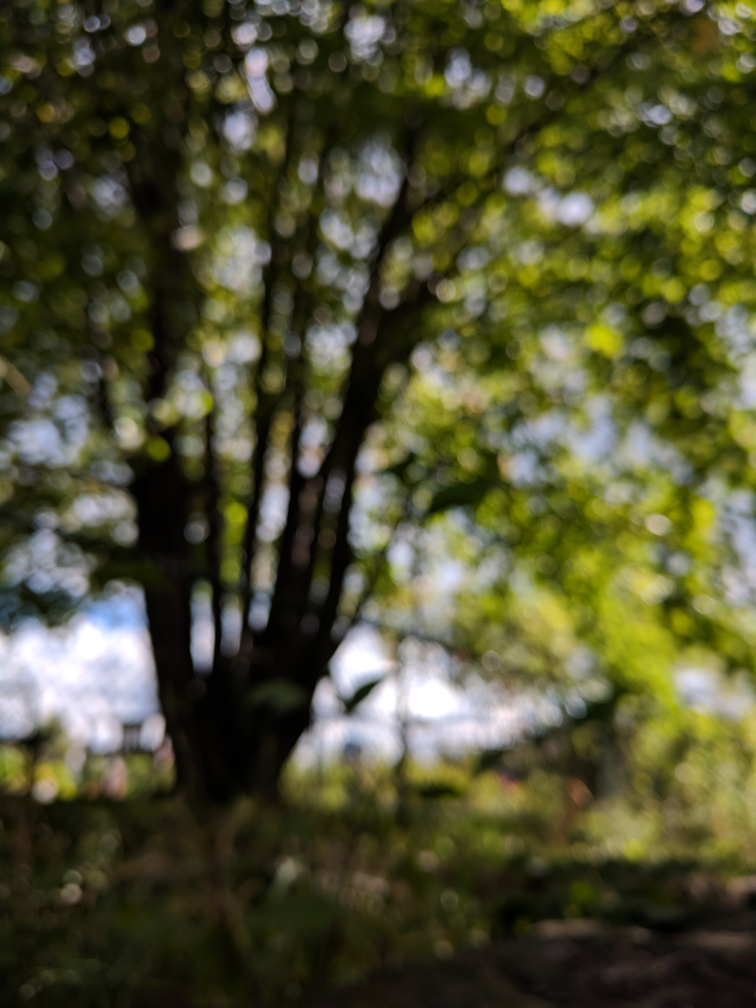
#> input picture images/IMG_20180928_142208.jpg, 3024 x 4032 px (shown at 1/4 size)
$ python -i image_tools.py   (imports and definitions only)   (older library calls are emulated)
#> lines starting #> are read from the running program, lines starting #| are printed output that depends on the picture
import cv2
import numpy as np
from PIL import Image


# simple TMO (Schlick 1994)
# [7 lines left out: function desaturated_color_to_lum_ratios, not called in this run]


def normalize_array(a):
    b = a - np.min(a)
    if abs(b.max()) > 1e-6:
        b /= b.max()
    return b


def resize_keep_aspect_ratio(img, resolution=(1080, 1920), zoom=False):
    h1, w1 = resolution
    h, w = img.shape[:2]
    has_color = len(img.shape) > 2

    resize_factor_h = h1 / h
    resize_factor_w = w1 / w

    by_h = (resize_factor_w > resize_factor_h) if not zoom else (resize_factor_w < resize_factor_h)
    resize_w = int(w * resize_factor_h) if by_h else int(w1)
    resize_h = int(h1) if by_h else int(h * resize_factor_w)

    img_r_aspect = resize(img, resize_w, resize_h)
    img_r_aspect = normalize_array(img_r_aspect)

    h_r, w_r = img_r_aspect.shape[:2]

    h_offset = max(0, int(((h1 - h_r) if not zoom else (h_r - h1)) / 2))
    w_offset = max(0, int(((w1 - w_r) if not zoom else (w_r - w1)) / 2))

    if zoom:
        return img_r_aspect[h_offset: h1 + h_offset, w_offset: w1 + w_offset]
    else:
        img_r = np.zeros((h1, w1, 3) if has_color else (h1, w1))
        img_r[h_offset: h_offset + h_r, w_offset: w_offset + w_r] = img_r_aspect
        return img_r


# [34 lines left out: functions crop_img, resize_if_bigger_than, not called in this run]


def resize_resolution(img, resolution):
    return cv2.resize(img, resolution, interpolation=cv2.INTER_CUBIC)


def resize(img, rescale_p1, rescale_p2=None):
    if rescale_p2 is None:
        return cv2.resize(img, (0, 0), fx=rescale_p1, fy=rescale_p1, interpolation=cv2.INTER_CUBIC)
    return cv2.resize(img, (rescale_p1, rescale_p2), interpolation=cv2.INTER_CUBIC)


def file_path(name, path):
    return "{}/{}".format(path, name)


# [126 lines left out: functions imwrite, imread_unknown_extension, imread, img2array, get_window, loop_display and 1 more, not called in this run]

>>> import cv2
>>> picture = cv2.imread('../../images/IMG_20180928_142208.jpg', cv2.IMREAD_GRAYSCALE)
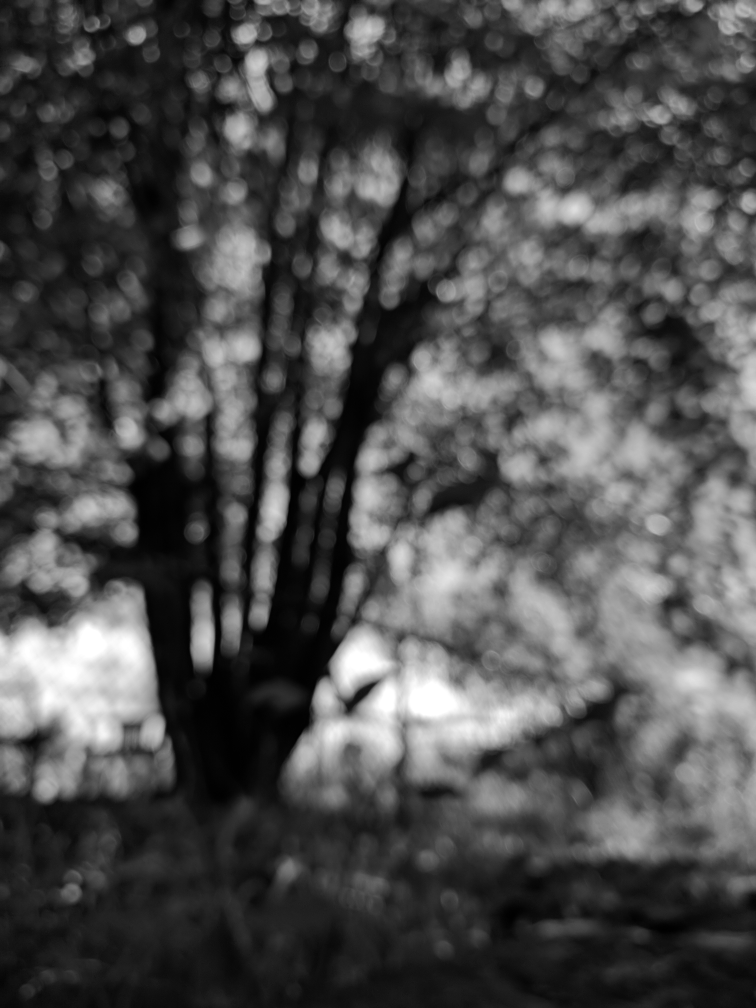
#> picture: shape (4032, 3024) (shown at 1/4 size); min 0, max 255, mean 77.6
>>> result = resize_keep_aspect_ratio(picture)
#> in resize, `return cv2.resize(img, (rescale_p1, rescale_p2), interpolation=cv2.INT..`:
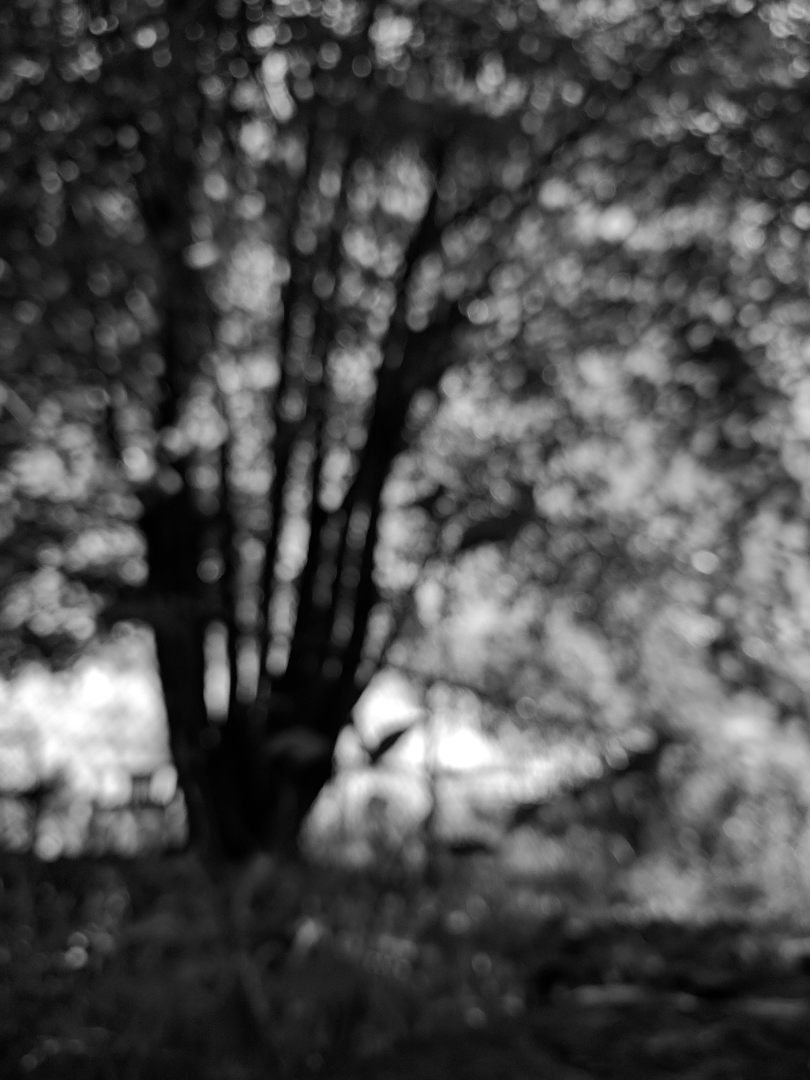
#> returned value: shape (1080, 810); min 0, max 255, mean 77.6
#> (the run stopped early here; a loop or call above may not have finished)

$ run again, on images/airport_inside_0549_crop.jpg
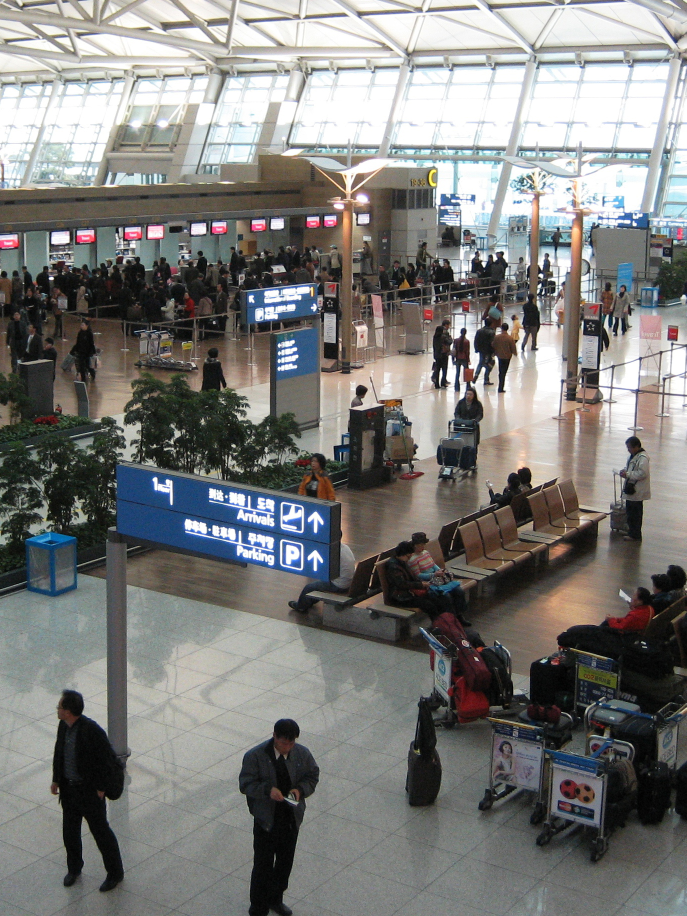
#> input picture images/airport_inside_0549_crop.jpg, 1373 x 1832 px (shown at 1/2 size)
#> `picture = cv2.imread('../../images/IMG_20180928_142208.jpg', cv2.IMREA..`:
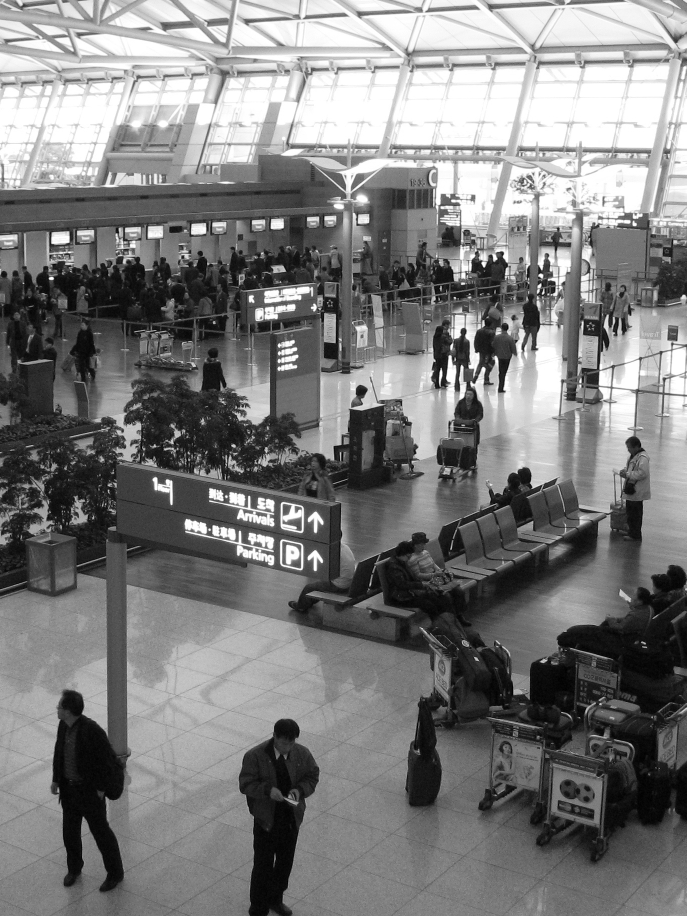
#> picture: shape (1832, 1373) (shown at 1/2 size); min 0, max 255, mean 124.9
#> in resize, `return cv2.resize(img, (rescale_p1, rescale_p2), interpolation=cv2.INT..`:
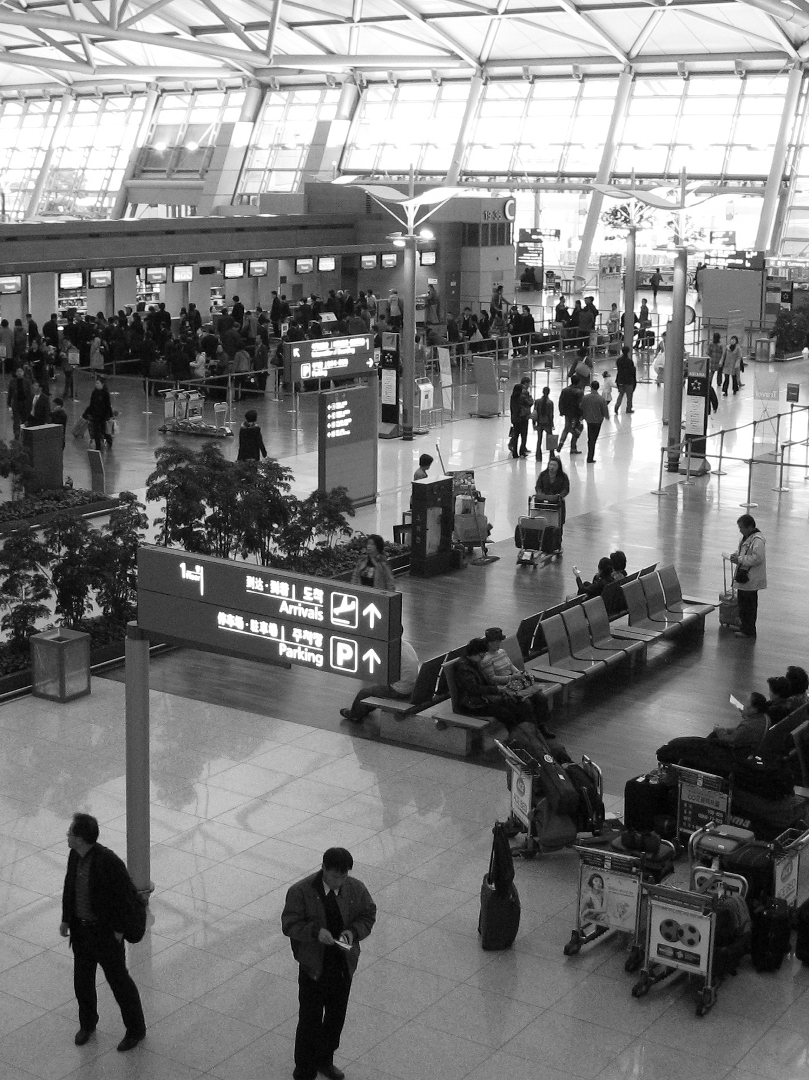
#> returned value: shape (1080, 809); min 0, max 255, mean 124.9

$ run again, on images/biblioteca2_crop.jpg
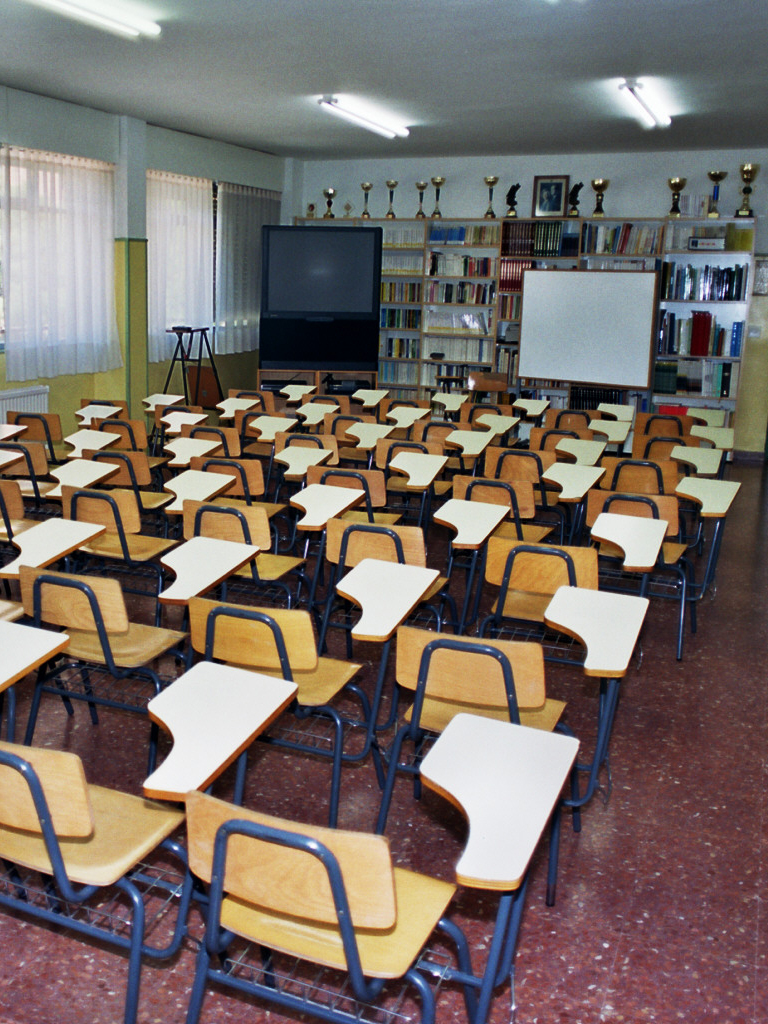
#> input picture images/biblioteca2_crop.jpg, 768 x 1024 px
#> `picture = cv2.imread('../../images/IMG_20180928_142208.jpg', cv2.IMREA..`:
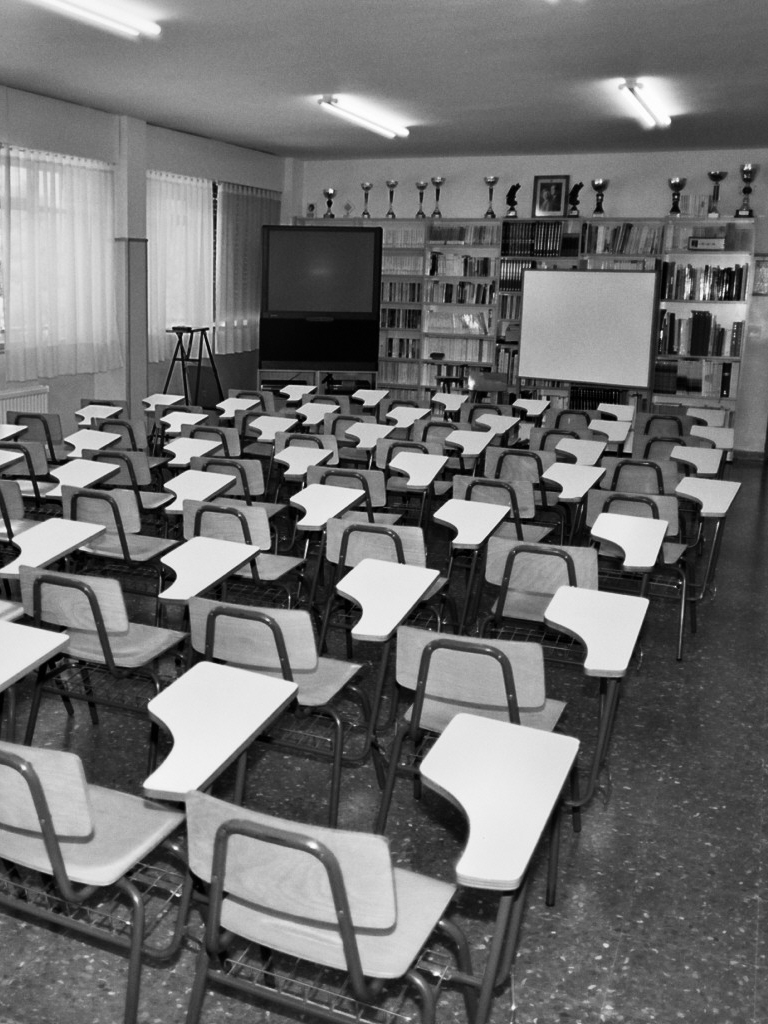
#> picture: shape (1024, 768); min 0, max 255, mean 111.2

$ run again, on images/living20_crop.jpg
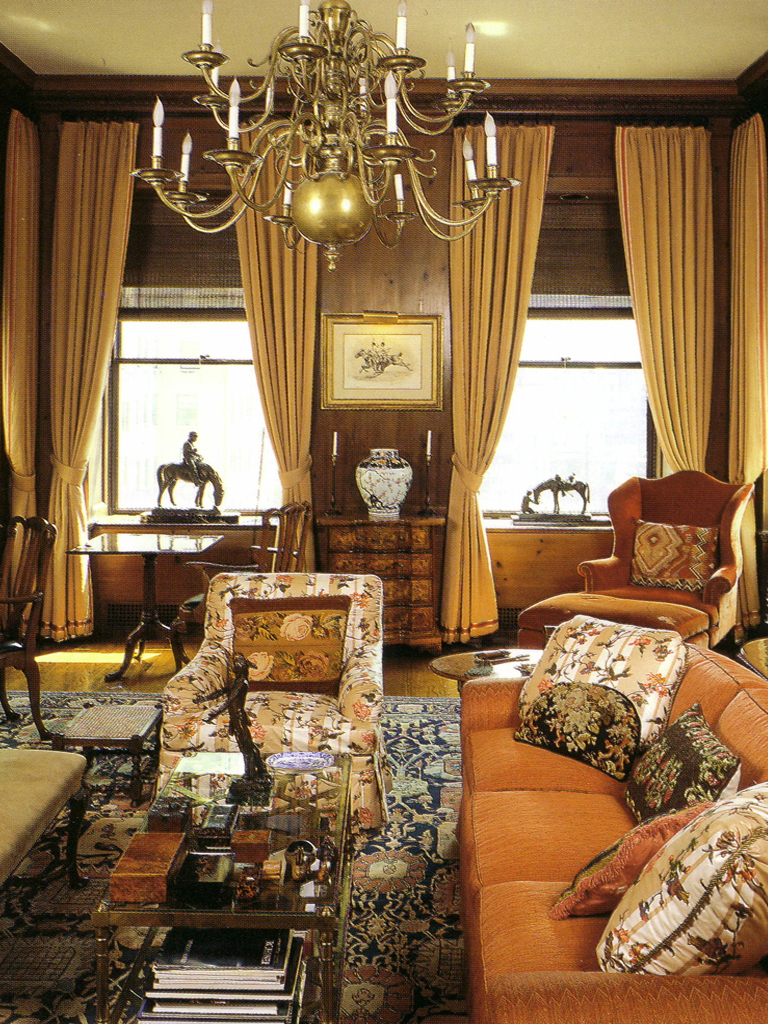
#> input picture images/living20_crop.jpg, 768 x 1024 px
#> `picture = cv2.imread('../../images/IMG_20180928_142208.jpg', cv2.IMREA..`:
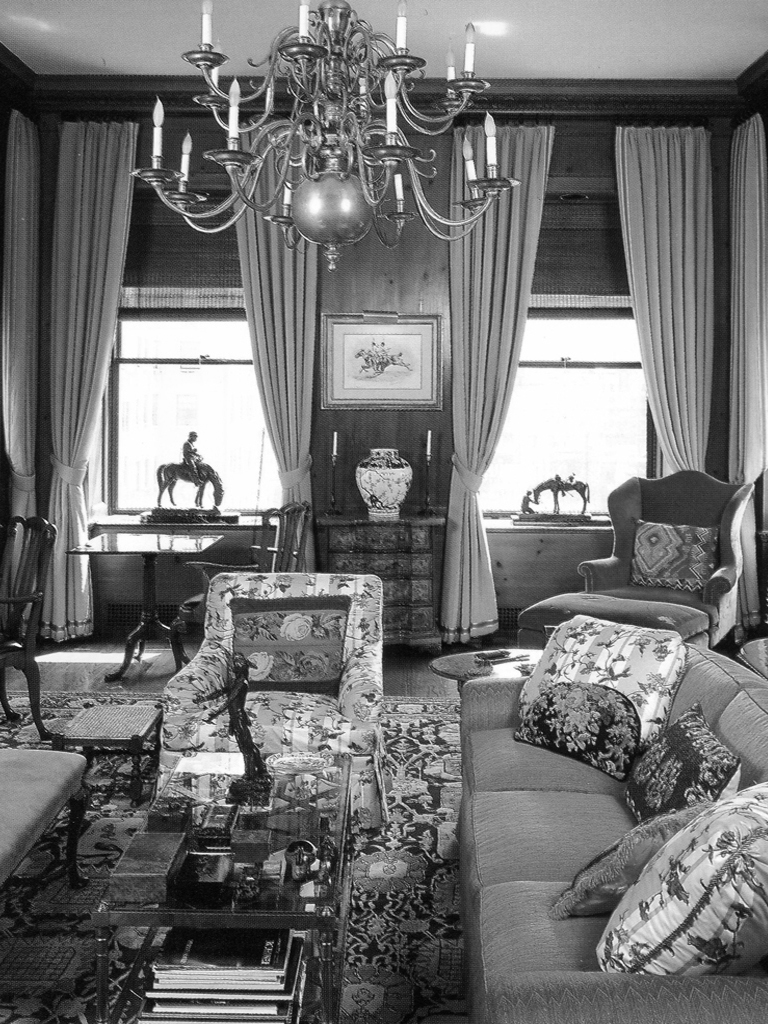
#> picture: shape (1024, 768); min 1, max 255, mean 113.6
